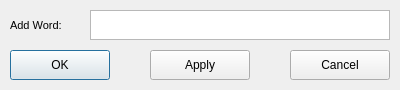
<?xml version="1.0" encoding="UTF-8"?>
<ui version="4.0">
 <class>Dialog</class>
 <widget class="QDialog" name="Dialog">
  <property name="geometry">
   <rect>
    <x>0</x>
    <y>0</y>
    <width>400</width>
    <height>90</height>
   </rect>
  </property>
  <property name="windowTitle">
   <string>Add Word</string>
  </property>
  <widget class="QLabel" name="label">
   <property name="geometry">
    <rect>
     <x>10</x>
     <y>10</y>
     <width>71</width>
     <height>30</height>
    </rect>
   </property>
   <property name="font">
    <font>
     <pointsize>8</pointsize>
    </font>
   </property>
   <property name="text">
    <string>Add Word:</string>
   </property>
  </widget>
  <widget class="QPlainTextEdit" name="plain_text_edit">
   <property name="geometry">
    <rect>
     <x>90</x>
     <y>10</y>
     <width>300</width>
     <height>30</height>
    </rect>
   </property>
  </widget>
  <widget class="QPushButton" name="ok_button">
   <property name="geometry">
    <rect>
     <x>10</x>
     <y>50</y>
     <width>100</width>
     <height>30</height>
    </rect>
   </property>
   <property name="text">
    <string>OK</string>
   </property>
  </widget>
  <widget class="QPushButton" name="apply_button">
   <property name="geometry">
    <rect>
     <x>150</x>
     <y>50</y>
     <width>100</width>
     <height>30</height>
    </rect>
   </property>
   <property name="text">
    <string>Apply</string>
   </property>
  </widget>
  <widget class="QPushButton" name="cancel_button">
   <property name="geometry">
    <rect>
     <x>290</x>
     <y>50</y>
     <width>100</width>
     <height>30</height>
    </rect>
   </property>
   <property name="text">
    <string>Cancel</string>
   </property>
  </widget>
 </widget>
 <resources/>
 <connections/>
</ui>
